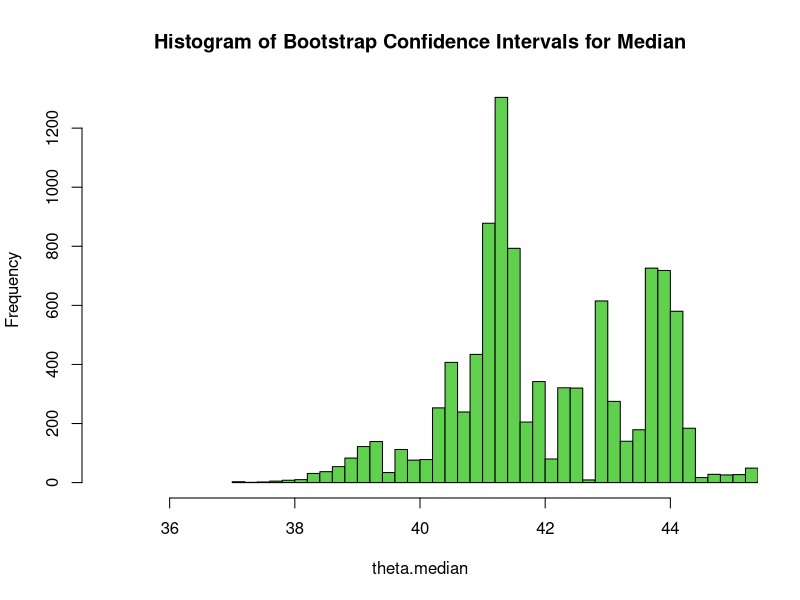
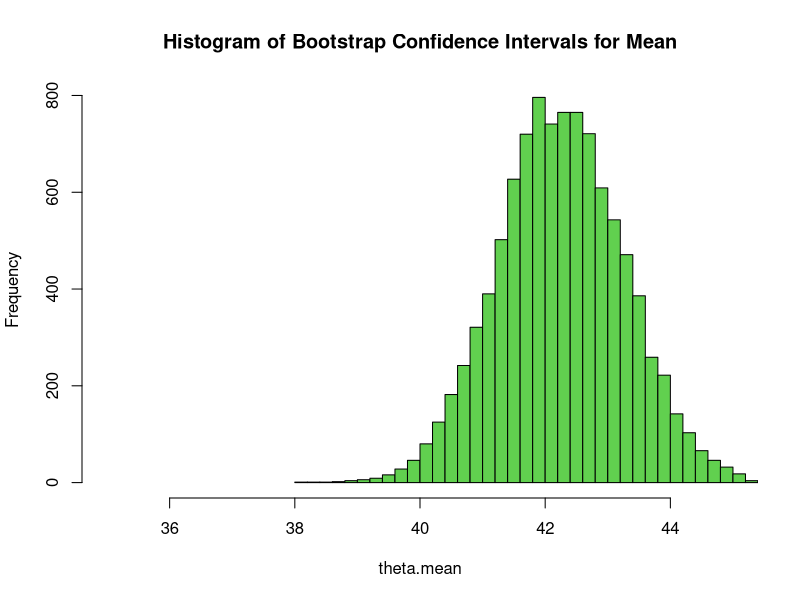
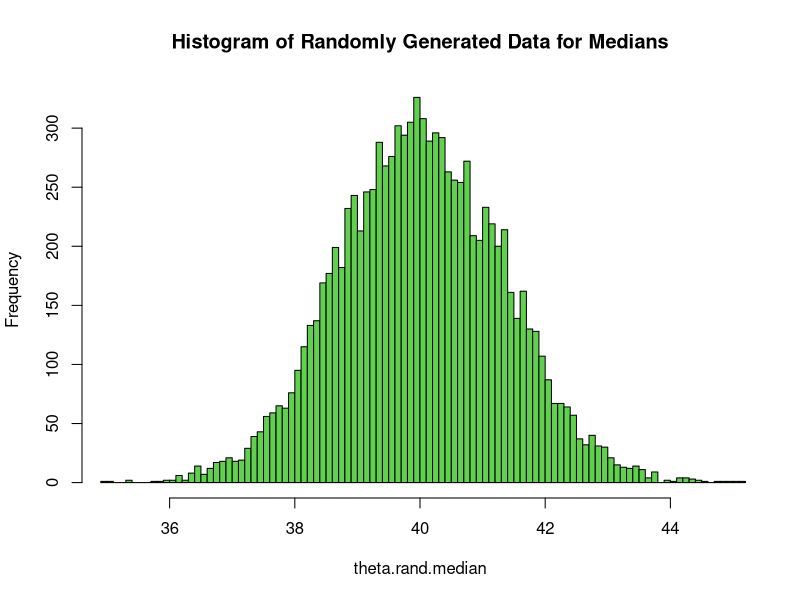
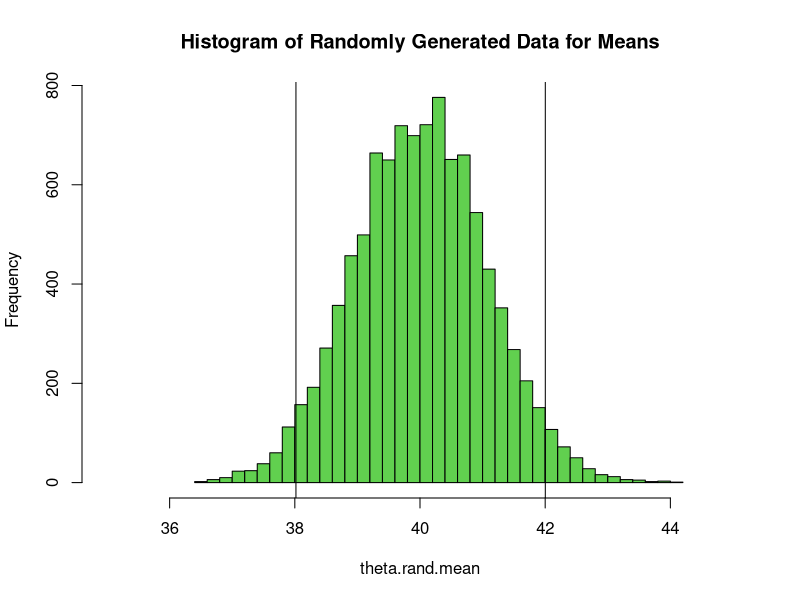

Write R code to recreate these figures, in order.
library(boot)
#rm(list=ls())
nboot <- 10000 # Number of simulations
alpha <- .05 # alpha level
n <- 200 # sample size
mu <- 40
sigma <- 15
bootThetaQuantile <- function(x,i) {
  quantile(x[i], probs=.5)
}

bootThetaMean <- function(x,i) {
  mean(x[i])
}

raw <- rnorm(n,mu, sigma) # raw data
theta.boot.median <- boot(raw, bootThetaQuantile, R=nboot) 
boot.ci(theta.boot.median, conf=(1-alpha))

theta.boot.mean <- boot(raw, bootThetaMean, R=nboot) 
boot.ci(theta.boot.mean, conf=(1-alpha))

my.replicate <- replicate(nboot, raw[sample(1:length(raw), n, replace=TRUE)])

# Bootstrap
theta.median <- apply(my.replicate, 2, bootThetaQuantile)
theta.mean <- apply(my.replicate, 2, bootThetaMean)

hist(theta.median, xlim=c(35,45), nclass=50, col=3, main="Histogram of Bootstrap Confidence Intervals for Median")
hist(theta.mean, xlim=c(35,45), nclass=50, col=3, main="Histogram of Bootstrap Confidence Intervals for Mean")

sort(theta.median)[nboot*alpha/2]
sort(theta.median)[nboot*(1-alpha/2)]

sort(theta.mean)[nboot*alpha/2]
sort(theta.mean)[nboot*(1-alpha/2)]

### Randomly generated data
my.replicate <- replicate(nboot, rnorm(n,mu,sigma))

nrow(my.replicate)
ncol(my.replicate)

theta.rand.median <- apply(my.replicate, 2, bootThetaQuantile)
theta.rand.mean <- apply(my.replicate, 2, bootThetaMean)

ci.u <- mean(theta.rand.mean)+qnorm(1-alpha/2)*sd(raw)/sqrt(n)
ci.l <- mean(theta.rand.mean)-qnorm(1-alpha/2)*sd(raw)/sqrt(n)

hist(theta.rand.median, xlim=c(35,45), nclass=100, col=3, main="Histogram of Randomly Generated Data for Medians")

hist(theta.rand.mean, xlim=c(35,45), nclass=50, col=3, main="Histogram of Randomly Generated Data for Means")
abline(v=c(ci.u,ci.l))

